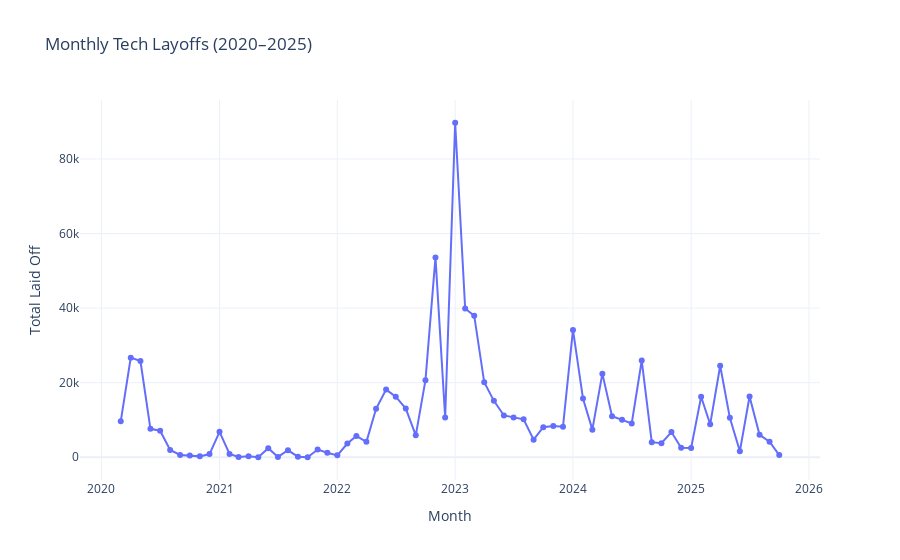

The notebook cell saved with this chart:
### Code cell
fig_timeline = px.line(
    monthly, x='month_period', y='total_laid_off', title='Monthly Tech Layoffs (2020–2025)', markers=True
)
fig_timeline.update_layout(yaxis_title='Total Laid Off', xaxis_title='Month', hovermode='x unified')
fig_timeline.show()
